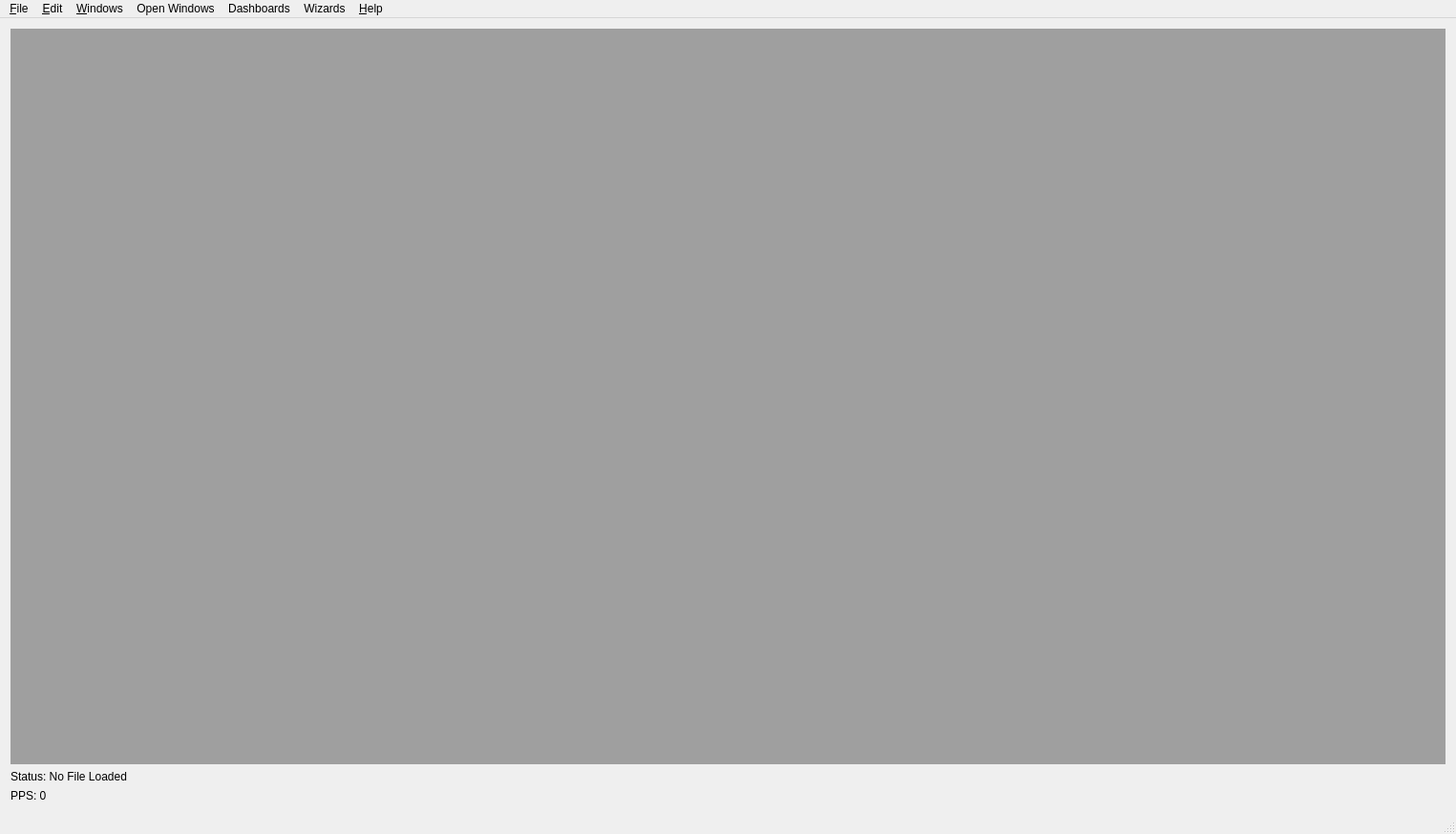
<?xml version="1.0" encoding="UTF-8"?>
<ui version="4.0">
 <class>MainWindow</class>
 <widget class="QMainWindow" name="MainWindow">
  <property name="geometry">
   <rect>
    <x>0</x>
    <y>0</y>
    <width>1525</width>
    <height>873</height>
   </rect>
  </property>
  <property name="windowTitle">
   <string>EMStudio</string>
  </property>
  <widget class="QWidget" name="centralWidget">
   <layout class="QVBoxLayout" name="verticalLayout_2">
    <item>
     <layout class="QVBoxLayout" name="verticalLayout">
      <item>
       <widget class="QMdiArea" name="mdiArea"/>
      </item>
     </layout>
    </item>
    <item>
     <widget class="QLabel" name="statusLabel">
      <property name="text">
       <string>Status: No File Loaded</string>
      </property>
     </widget>
    </item>
    <item>
     <widget class="QLabel" name="ppsLabel">
      <property name="text">
       <string>PPS: 0</string>
      </property>
     </widget>
    </item>
   </layout>
  </widget>
  <widget class="QMenuBar" name="menuBar">
   <property name="geometry">
    <rect>
     <x>0</x>
     <y>0</y>
     <width>1525</width>
     <height>21</height>
    </rect>
   </property>
   <widget class="QMenu" name="menuFile">
    <property name="title">
     <string>&amp;File</string>
    </property>
    <addaction name="actionConnect"/>
    <addaction name="actionDisconnect"/>
    <addaction name="separator"/>
    <addaction name="actionSave_Offline_Data"/>
    <addaction name="actionLoad_Offline_Data"/>
    <addaction name="separator"/>
    <addaction name="actionExit_3"/>
   </widget>
   <widget class="QMenu" name="menuEdit">
    <property name="title">
     <string>&amp;Edit</string>
    </property>
    <addaction name="actionSettings"/>
    <addaction name="actionEnable_Datalogs"/>
    <addaction name="actionDisable_Datalog_Stream"/>
   </widget>
   <widget class="QMenu" name="menuWindows">
    <property name="title">
     <string>&amp;Windows</string>
    </property>
    <addaction name="actionGauges"/>
    <addaction name="actionTables"/>
    <addaction name="actionEMS_Info"/>
    <addaction name="actionFlags"/>
    <addaction name="actionPacket_Status"/>
    <addaction name="actionEMS_Status"/>
    <addaction name="actionInterrogation_Progress"/>
    <addaction name="actionParameter_View"/>
    <addaction name="actionFirmware_Metadata"/>
    <addaction name="actionFirmware_Debug"/>
   </widget>
   <widget class="QMenu" name="menuHelp">
    <property name="title">
     <string>&amp;Help</string>
    </property>
    <addaction name="actionAbout"/>
   </widget>
   <widget class="QMenu" name="menuWizards">
    <property name="title">
     <string>Wizards</string>
    </property>
   </widget>
   <widget class="QMenu" name="menuOpen_Windows">
    <property name="title">
     <string>Open Windows</string>
    </property>
   </widget>
   <widget class="QMenu" name="menuDashboards">
    <property name="title">
     <string>Dashboards</string>
    </property>
   </widget>
   <addaction name="menuFile"/>
   <addaction name="menuEdit"/>
   <addaction name="menuWindows"/>
   <addaction name="menuOpen_Windows"/>
   <addaction name="menuDashboards"/>
   <addaction name="menuWizards"/>
   <addaction name="menuHelp"/>
  </widget>
  <widget class="QStatusBar" name="statusBar"/>
  <action name="actionExit">
   <property name="text">
    <string>Exit</string>
   </property>
  </action>
  <action name="actionConnect">
   <property name="text">
    <string>&amp;Connect</string>
   </property>
  </action>
  <action name="actionExit_2">
   <property name="text">
    <string>Exit</string>
   </property>
  </action>
  <action name="actionDisconnect">
   <property name="text">
    <string>&amp;Disconnect</string>
   </property>
  </action>
  <action name="actionExit_3">
   <property name="text">
    <string>&amp;Exit</string>
   </property>
  </action>
  <action name="actionSettings">
   <property name="text">
    <string>&amp;Settings</string>
   </property>
  </action>
  <action name="actionGauges">
   <property name="text">
    <string>&amp;Gauges</string>
   </property>
  </action>
  <action name="actionTables">
   <property name="text">
    <string>&amp;Numeric Data</string>
   </property>
  </action>
  <action name="actionEMS_Info">
   <property name="text">
    <string>&amp;Tunable Memory</string>
   </property>
  </action>
  <action name="actionFlags">
   <property name="text">
    <string>&amp;Flags</string>
   </property>
  </action>
  <action name="action_Raw_Data">
   <property name="text">
    <string>&amp;Raw Data</string>
   </property>
  </action>
  <action name="actionPacket_Status">
   <property name="text">
    <string>Packet Status</string>
   </property>
  </action>
  <action name="actionAbout">
   <property name="text">
    <string>&amp;About</string>
   </property>
  </action>
  <action name="actionSave_Offline_Data">
   <property name="text">
    <string>Save Tune</string>
   </property>
  </action>
  <action name="actionLoad_Offline_Data">
   <property name="text">
    <string>Load Tune</string>
   </property>
  </action>
  <action name="actionEMS_Status">
   <property name="text">
    <string>EMS Status</string>
   </property>
  </action>
  <action name="actionInterrogation_Progress">
   <property name="text">
    <string>Interrogation Progress</string>
   </property>
  </action>
  <action name="actionEnable_Datalogs">
   <property name="text">
    <string>Enable Live Data Stream</string>
   </property>
  </action>
  <action name="actionDisable_Datalog_Stream">
   <property name="text">
    <string>Disable Live Data Stream</string>
   </property>
  </action>
  <action name="actionParameter_View">
   <property name="text">
    <string>Parameter View</string>
   </property>
  </action>
  <action name="actionFirmware_Metadata">
   <property name="text">
    <string>Firmware Metadata</string>
   </property>
  </action>
  <action name="actionFirmware_Debug">
   <property name="text">
    <string>Firmware Debug</string>
   </property>
  </action>
 </widget>
 <layoutdefault spacing="6" margin="11"/>
 <resources/>
 <connections/>
</ui>
